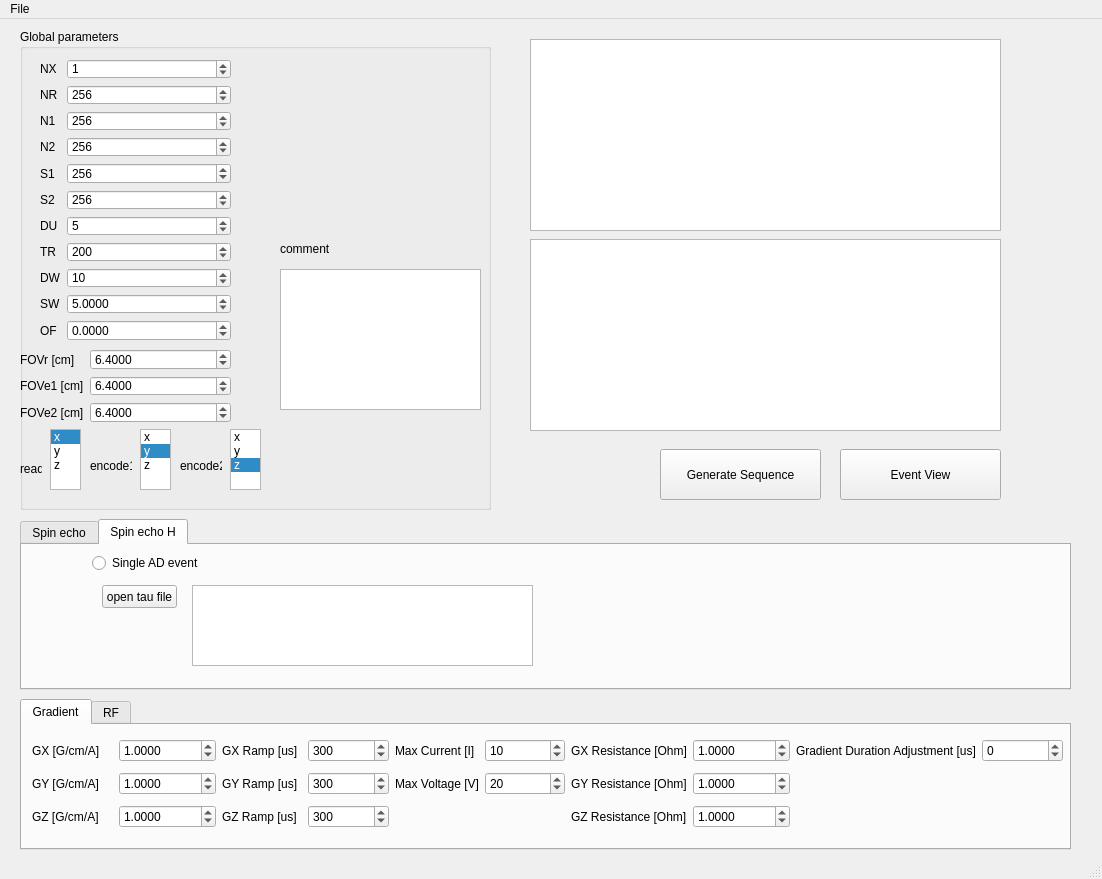
<?xml version="1.0" encoding="UTF-8"?>
<ui version="4.0">
 <class>MainWindow</class>
 <widget class="QMainWindow" name="MainWindow">
  <property name="geometry">
   <rect>
    <x>0</x>
    <y>0</y>
    <width>1102</width>
    <height>879</height>
   </rect>
  </property>
  <property name="windowTitle">
   <string>MainWindow</string>
  </property>
  <widget class="QWidget" name="centralwidget">
   <widget class="QGroupBox" name="groupBox">
    <property name="geometry">
     <rect>
      <x>20</x>
      <y>10</y>
      <width>471</width>
      <height>481</height>
     </rect>
    </property>
    <property name="title">
     <string>Global parameters</string>
    </property>
    <widget class="QWidget" name="formLayoutWidget">
     <property name="geometry">
      <rect>
       <x>20</x>
       <y>30</y>
       <width>191</width>
       <height>282</height>
      </rect>
     </property>
     <layout class="QFormLayout" name="formLayout">
      <item row="0" column="0">
       <widget class="QLabel" name="label_14">
        <property name="text">
         <string>NX</string>
        </property>
       </widget>
      </item>
      <item row="0" column="1">
       <widget class="QSpinBox" name="spinBox_NX">
        <property name="maximum">
         <number>999999999</number>
        </property>
        <property name="singleStep">
         <number>1</number>
        </property>
        <property name="value">
         <number>1</number>
        </property>
       </widget>
      </item>
      <item row="1" column="0">
       <widget class="QLabel" name="label">
        <property name="text">
         <string>NR</string>
        </property>
       </widget>
      </item>
      <item row="1" column="1">
       <widget class="QSpinBox" name="spinBox_NR">
        <property name="maximum">
         <number>999999999</number>
        </property>
        <property name="singleStep">
         <number>16</number>
        </property>
        <property name="value">
         <number>256</number>
        </property>
       </widget>
      </item>
      <item row="2" column="0">
       <widget class="QLabel" name="label_2">
        <property name="text">
         <string>N1</string>
        </property>
       </widget>
      </item>
      <item row="2" column="1">
       <widget class="QSpinBox" name="spinBox_N1">
        <property name="maximum">
         <number>999999999</number>
        </property>
        <property name="singleStep">
         <number>16</number>
        </property>
        <property name="value">
         <number>256</number>
        </property>
       </widget>
      </item>
      <item row="3" column="0">
       <widget class="QLabel" name="label_15">
        <property name="text">
         <string>N2</string>
        </property>
       </widget>
      </item>
      <item row="3" column="1">
       <widget class="QSpinBox" name="spinBox_N2">
        <property name="maximum">
         <number>999999999</number>
        </property>
        <property name="singleStep">
         <number>16</number>
        </property>
        <property name="value">
         <number>256</number>
        </property>
       </widget>
      </item>
      <item row="4" column="0">
       <widget class="QLabel" name="label_16">
        <property name="text">
         <string>S1</string>
        </property>
       </widget>
      </item>
      <item row="4" column="1">
       <widget class="QSpinBox" name="spinBox_S1">
        <property name="maximum">
         <number>999999999</number>
        </property>
        <property name="singleStep">
         <number>16</number>
        </property>
        <property name="value">
         <number>256</number>
        </property>
       </widget>
      </item>
      <item row="5" column="0">
       <widget class="QLabel" name="label_17">
        <property name="text">
         <string>S2</string>
        </property>
       </widget>
      </item>
      <item row="5" column="1">
       <widget class="QSpinBox" name="spinBox_S2">
        <property name="maximum">
         <number>999999999</number>
        </property>
        <property name="singleStep">
         <number>16</number>
        </property>
        <property name="value">
         <number>256</number>
        </property>
       </widget>
      </item>
      <item row="6" column="0">
       <widget class="QLabel" name="label_18">
        <property name="text">
         <string>DU</string>
        </property>
       </widget>
      </item>
      <item row="6" column="1">
       <widget class="QSpinBox" name="spinBox_DU">
        <property name="maximum">
         <number>999999999</number>
        </property>
        <property name="singleStep">
         <number>1</number>
        </property>
        <property name="value">
         <number>5</number>
        </property>
       </widget>
      </item>
      <item row="7" column="0">
       <widget class="QLabel" name="label_19">
        <property name="text">
         <string>TR</string>
        </property>
       </widget>
      </item>
      <item row="7" column="1">
       <widget class="QSpinBox" name="spinBox_TR">
        <property name="maximum">
         <number>999999999</number>
        </property>
        <property name="singleStep">
         <number>100</number>
        </property>
        <property name="value">
         <number>200</number>
        </property>
       </widget>
      </item>
      <item row="8" column="0">
       <widget class="QLabel" name="label_20">
        <property name="text">
         <string>DW</string>
        </property>
       </widget>
      </item>
      <item row="8" column="1">
       <widget class="QSpinBox" name="spinBox_DW">
        <property name="maximum">
         <number>999999999</number>
        </property>
        <property name="singleStep">
         <number>1</number>
        </property>
        <property name="value">
         <number>10</number>
        </property>
       </widget>
      </item>
      <item row="9" column="0">
       <widget class="QLabel" name="label_21">
        <property name="text">
         <string>SW</string>
        </property>
       </widget>
      </item>
      <item row="9" column="1">
       <widget class="QDoubleSpinBox" name="doubleSpinBox_SW">
        <property name="decimals">
         <number>4</number>
        </property>
        <property name="minimum">
         <double>0.000000000000000</double>
        </property>
        <property name="maximum">
         <double>10000000.000000000000000</double>
        </property>
        <property name="value">
         <double>5.000000000000000</double>
        </property>
       </widget>
      </item>
      <item row="10" column="0">
       <widget class="QLabel" name="label_22">
        <property name="text">
         <string>OF</string>
        </property>
       </widget>
      </item>
      <item row="10" column="1">
       <widget class="QDoubleSpinBox" name="doubleSpinBox_OF">
        <property name="decimals">
         <number>4</number>
        </property>
        <property name="minimum">
         <double>-100000000000000000000.000000000000000</double>
        </property>
        <property name="maximum">
         <double>100000000000000000000.000000000000000</double>
        </property>
        <property name="value">
         <double>0.000000000000000</double>
        </property>
       </widget>
      </item>
     </layout>
    </widget>
    <widget class="QWidget" name="formLayoutWidget_3">
     <property name="geometry">
      <rect>
       <x>0</x>
       <y>320</y>
       <width>211</width>
       <height>74</height>
      </rect>
     </property>
     <layout class="QFormLayout" name="formLayout_3">
      <item row="0" column="0">
       <widget class="QLabel" name="label_24">
        <property name="text">
         <string>FOVr [cm]</string>
        </property>
       </widget>
      </item>
      <item row="0" column="1">
       <widget class="QDoubleSpinBox" name="doubleSpinBox_FOVr">
        <property name="decimals">
         <number>4</number>
        </property>
        <property name="minimum">
         <double>0.000000000000000</double>
        </property>
        <property name="maximum">
         <double>100000000000000000000.000000000000000</double>
        </property>
        <property name="value">
         <double>6.400000000000000</double>
        </property>
       </widget>
      </item>
      <item row="1" column="0">
       <widget class="QLabel" name="label_37">
        <property name="text">
         <string>FOVe1 [cm]</string>
        </property>
       </widget>
      </item>
      <item row="1" column="1">
       <widget class="QDoubleSpinBox" name="doubleSpinBox_FOVe1">
        <property name="decimals">
         <number>4</number>
        </property>
        <property name="minimum">
         <double>0.000000000000000</double>
        </property>
        <property name="maximum">
         <double>100000000000000000000.000000000000000</double>
        </property>
        <property name="value">
         <double>6.400000000000000</double>
        </property>
       </widget>
      </item>
      <item row="2" column="0">
       <widget class="QLabel" name="label_38">
        <property name="text">
         <string>FOVe2 [cm]</string>
        </property>
       </widget>
      </item>
      <item row="2" column="1">
       <widget class="QDoubleSpinBox" name="doubleSpinBox_FOVe2">
        <property name="decimals">
         <number>4</number>
        </property>
        <property name="minimum">
         <double>0.000000000000000</double>
        </property>
        <property name="maximum">
         <double>100000000000000000000.000000000000000</double>
        </property>
        <property name="value">
         <double>6.400000000000000</double>
        </property>
       </widget>
      </item>
     </layout>
    </widget>
    <widget class="QTextEdit" name="textEdit_comments">
     <property name="geometry">
      <rect>
       <x>260</x>
       <y>240</y>
       <width>201</width>
       <height>141</height>
      </rect>
     </property>
    </widget>
    <widget class="QLabel" name="label_42">
     <property name="geometry">
      <rect>
       <x>260</x>
       <y>210</y>
       <width>54</width>
       <height>20</height>
      </rect>
     </property>
     <property name="text">
      <string>comment</string>
     </property>
    </widget>
    <widget class="QListWidget" name="listWidget_G_read">
     <property name="geometry">
      <rect>
       <x>30</x>
       <y>400</y>
       <width>31</width>
       <height>61</height>
      </rect>
     </property>
     <property name="selectionRectVisible">
      <bool>true</bool>
     </property>
     <property name="currentRow">
      <number>0</number>
     </property>
     <item>
      <property name="text">
       <string>x</string>
      </property>
     </item>
     <item>
      <property name="text">
       <string>y</string>
      </property>
     </item>
     <item>
      <property name="text">
       <string>z</string>
      </property>
     </item>
    </widget>
    <widget class="QLabel" name="label_40">
     <property name="geometry">
      <rect>
       <x>70</x>
       <y>400</y>
       <width>42</width>
       <height>73</height>
      </rect>
     </property>
     <property name="text">
      <string>encode1</string>
     </property>
    </widget>
    <widget class="QListWidget" name="listWidget_G_encode1">
     <property name="geometry">
      <rect>
       <x>120</x>
       <y>400</y>
       <width>31</width>
       <height>61</height>
      </rect>
     </property>
     <property name="selectionRectVisible">
      <bool>true</bool>
     </property>
     <property name="currentRow">
      <number>1</number>
     </property>
     <item>
      <property name="text">
       <string>x</string>
      </property>
     </item>
     <item>
      <property name="text">
       <string>y</string>
      </property>
     </item>
     <item>
      <property name="text">
       <string>z</string>
      </property>
     </item>
    </widget>
    <widget class="QLabel" name="label_41">
     <property name="geometry">
      <rect>
       <x>160</x>
       <y>400</y>
       <width>42</width>
       <height>73</height>
      </rect>
     </property>
     <property name="text">
      <string>encode2</string>
     </property>
    </widget>
    <widget class="QListWidget" name="listWidget_G_encode2">
     <property name="geometry">
      <rect>
       <x>210</x>
       <y>400</y>
       <width>31</width>
       <height>61</height>
      </rect>
     </property>
     <property name="selectionRectVisible">
      <bool>true</bool>
     </property>
     <property name="currentRow">
      <number>2</number>
     </property>
     <item>
      <property name="text">
       <string>x</string>
      </property>
     </item>
     <item>
      <property name="text">
       <string>y</string>
      </property>
     </item>
     <item>
      <property name="text">
       <string>z</string>
      </property>
     </item>
    </widget>
   </widget>
   <widget class="QTextBrowser" name="textBrowser_history">
    <property name="geometry">
     <rect>
      <x>530</x>
      <y>20</y>
      <width>471</width>
      <height>192</height>
     </rect>
    </property>
   </widget>
   <widget class="QTabWidget" name="tabWidget_ImageParams">
    <property name="geometry">
     <rect>
      <x>20</x>
      <y>500</y>
      <width>1051</width>
      <height>171</height>
     </rect>
    </property>
    <property name="currentIndex">
     <number>1</number>
    </property>
    <widget class="QWidget" name="tab_SE">
     <attribute name="title">
      <string>Spin echo</string>
     </attribute>
     <widget class="QDoubleSpinBox" name="doubleSpinBox_SE_TE">
      <property name="geometry">
       <rect>
        <x>70</x>
        <y>30</y>
        <width>100</width>
        <height>20</height>
       </rect>
      </property>
      <property name="decimals">
       <number>4</number>
      </property>
      <property name="minimum">
       <double>0.000000000000000</double>
      </property>
      <property name="maximum">
       <double>10000000.000000000000000</double>
      </property>
      <property name="value">
       <double>10.000000000000000</double>
      </property>
     </widget>
     <widget class="QLabel" name="label_23">
      <property name="geometry">
       <rect>
        <x>20</x>
        <y>30</y>
        <width>70</width>
        <height>20</height>
       </rect>
      </property>
      <property name="text">
       <string>TE [ms]</string>
      </property>
     </widget>
     <widget class="QCheckBox" name="checkBox_SE_is3D">
      <property name="geometry">
       <rect>
        <x>70</x>
        <y>60</y>
        <width>75</width>
        <height>16</height>
       </rect>
      </property>
      <property name="text">
       <string>3D</string>
      </property>
      <property name="checked">
       <bool>true</bool>
      </property>
     </widget>
    </widget>
    <widget class="QWidget" name="tab_Spinecho_H">
     <attribute name="title">
      <string>Spin echo H</string>
     </attribute>
     <widget class="QPushButton" name="pushButton_open_Spinecho_H_tau">
      <property name="geometry">
       <rect>
        <x>80</x>
        <y>40</y>
        <width>75</width>
        <height>23</height>
       </rect>
      </property>
      <property name="text">
       <string>open tau file</string>
      </property>
     </widget>
     <widget class="QTextBrowser" name="textBrowser_Spinecho_H_tau">
      <property name="geometry">
       <rect>
        <x>170</x>
        <y>40</y>
        <width>341</width>
        <height>81</height>
       </rect>
      </property>
     </widget>
     <widget class="QRadioButton" name="radioButton_ADevent">
      <property name="geometry">
       <rect>
        <x>70</x>
        <y>10</y>
        <width>121</width>
        <height>16</height>
       </rect>
      </property>
      <property name="text">
       <string>Single AD event</string>
      </property>
     </widget>
    </widget>
   </widget>
   <widget class="QTabWidget" name="tabWidget_Hardware">
    <property name="geometry">
     <rect>
      <x>20</x>
      <y>680</y>
      <width>1051</width>
      <height>151</height>
     </rect>
    </property>
    <property name="currentIndex">
     <number>0</number>
    </property>
    <widget class="QWidget" name="tab_Gradient">
     <attribute name="title">
      <string>Gradient</string>
     </attribute>
     <widget class="QWidget" name="gridLayoutWidget">
      <property name="geometry">
       <rect>
        <x>10</x>
        <y>10</y>
        <width>1031</width>
        <height>100</height>
       </rect>
      </property>
      <layout class="QGridLayout" name="gridLayout">
       <item row="0" column="7">
        <widget class="QDoubleSpinBox" name="doubleSpinBox_resistance_x">
         <property name="decimals">
          <number>4</number>
         </property>
         <property name="minimum">
          <double>0.000000000000000</double>
         </property>
         <property name="maximum">
          <double>10000000.000000000000000</double>
         </property>
         <property name="value">
          <double>1.000000000000000</double>
         </property>
        </widget>
       </item>
       <item row="2" column="1">
        <widget class="QDoubleSpinBox" name="doubleSpinBox_GZ">
         <property name="decimals">
          <number>4</number>
         </property>
         <property name="maximum">
          <double>10000000.000000000000000</double>
         </property>
         <property name="value">
          <double>1.000000000000000</double>
         </property>
        </widget>
       </item>
       <item row="2" column="6">
        <widget class="QLabel" name="label_13">
         <property name="text">
          <string>GZ Resistance [Ohm]</string>
         </property>
        </widget>
       </item>
       <item row="0" column="5">
        <widget class="QDoubleSpinBox" name="doubleSpinBox_MaxCurrent">
         <property name="decimals">
          <number>0</number>
         </property>
         <property name="maximum">
          <double>10000000.000000000000000</double>
         </property>
         <property name="value">
          <double>10.000000000000000</double>
         </property>
        </widget>
       </item>
       <item row="1" column="6">
        <widget class="QLabel" name="label_12">
         <property name="text">
          <string>GY Resistance [Ohm]</string>
         </property>
        </widget>
       </item>
       <item row="0" column="6">
        <widget class="QLabel" name="label_11">
         <property name="text">
          <string>GX Resistance [Ohm]</string>
         </property>
        </widget>
       </item>
       <item row="1" column="1">
        <widget class="QDoubleSpinBox" name="doubleSpinBox_GY">
         <property name="decimals">
          <number>4</number>
         </property>
         <property name="maximum">
          <double>10000000.000000000000000</double>
         </property>
         <property name="value">
          <double>1.000000000000000</double>
         </property>
        </widget>
       </item>
       <item row="1" column="5">
        <widget class="QDoubleSpinBox" name="doubleSpinBox_MaxVoltage">
         <property name="decimals">
          <number>0</number>
         </property>
         <property name="maximum">
          <double>10000000.000000000000000</double>
         </property>
         <property name="value">
          <double>20.000000000000000</double>
         </property>
        </widget>
       </item>
       <item row="0" column="4">
        <widget class="QLabel" name="label_6">
         <property name="text">
          <string>Max Current [I]</string>
         </property>
        </widget>
       </item>
       <item row="0" column="3">
        <widget class="QDoubleSpinBox" name="doubleSpinBox_GrampX">
         <property name="decimals">
          <number>0</number>
         </property>
         <property name="minimum">
          <double>0.000000000000000</double>
         </property>
         <property name="maximum">
          <double>10000000.000000000000000</double>
         </property>
         <property name="value">
          <double>300.000000000000000</double>
         </property>
        </widget>
       </item>
       <item row="1" column="4">
        <widget class="QLabel" name="label_10">
         <property name="text">
          <string>Max Voltage [V]</string>
         </property>
        </widget>
       </item>
       <item row="0" column="8">
        <widget class="QLabel" name="label_25">
         <property name="text">
          <string>Gradient Duration Adjustment [us]</string>
         </property>
        </widget>
       </item>
       <item row="0" column="0">
        <widget class="QLabel" name="label_3">
         <property name="text">
          <string>GX [G/cm/A]</string>
         </property>
        </widget>
       </item>
       <item row="0" column="1">
        <widget class="QDoubleSpinBox" name="doubleSpinBox_GX">
         <property name="decimals">
          <number>4</number>
         </property>
         <property name="minimum">
          <double>0.000000000000000</double>
         </property>
         <property name="maximum">
          <double>10000000.000000000000000</double>
         </property>
         <property name="value">
          <double>1.000000000000000</double>
         </property>
        </widget>
       </item>
       <item row="2" column="3">
        <widget class="QDoubleSpinBox" name="doubleSpinBox_GrampZ">
         <property name="decimals">
          <number>0</number>
         </property>
         <property name="minimum">
          <double>0.000000000000000</double>
         </property>
         <property name="maximum">
          <double>10000000.000000000000000</double>
         </property>
         <property name="value">
          <double>300.000000000000000</double>
         </property>
        </widget>
       </item>
       <item row="1" column="0">
        <widget class="QLabel" name="label_4">
         <property name="text">
          <string>GY [G/cm/A]</string>
         </property>
        </widget>
       </item>
       <item row="0" column="2">
        <widget class="QLabel" name="label_7">
         <property name="text">
          <string>GX Ramp [us]</string>
         </property>
        </widget>
       </item>
       <item row="1" column="2">
        <widget class="QLabel" name="label_8">
         <property name="text">
          <string>GY Ramp [us]</string>
         </property>
        </widget>
       </item>
       <item row="2" column="0">
        <widget class="QLabel" name="label_5">
         <property name="text">
          <string>GZ [G/cm/A]</string>
         </property>
        </widget>
       </item>
       <item row="2" column="2">
        <widget class="QLabel" name="label_9">
         <property name="text">
          <string>GZ Ramp [us]</string>
         </property>
        </widget>
       </item>
       <item row="1" column="3">
        <widget class="QDoubleSpinBox" name="doubleSpinBox_GrampY">
         <property name="decimals">
          <number>0</number>
         </property>
         <property name="minimum">
          <double>0.000000000000000</double>
         </property>
         <property name="maximum">
          <double>10000000.000000000000000</double>
         </property>
         <property name="value">
          <double>300.000000000000000</double>
         </property>
        </widget>
       </item>
       <item row="2" column="7">
        <widget class="QDoubleSpinBox" name="doubleSpinBox_resistance_z">
         <property name="decimals">
          <number>4</number>
         </property>
         <property name="minimum">
          <double>0.000000000000000</double>
         </property>
         <property name="maximum">
          <double>10000000.000000000000000</double>
         </property>
         <property name="value">
          <double>1.000000000000000</double>
         </property>
        </widget>
       </item>
       <item row="1" column="7">
        <widget class="QDoubleSpinBox" name="doubleSpinBox_resistance_y">
         <property name="decimals">
          <number>4</number>
         </property>
         <property name="minimum">
          <double>0.000000000000000</double>
         </property>
         <property name="maximum">
          <double>10000000.000000000000000</double>
         </property>
         <property name="value">
          <double>1.000000000000000</double>
         </property>
        </widget>
       </item>
       <item row="0" column="9">
        <widget class="QDoubleSpinBox" name="doubleSpinBox_GDA">
         <property name="decimals">
          <number>0</number>
         </property>
         <property name="minimum">
          <double>-10000000.000000000000000</double>
         </property>
         <property name="maximum">
          <double>10000000.000000000000000</double>
         </property>
         <property name="value">
          <double>0.000000000000000</double>
         </property>
        </widget>
       </item>
      </layout>
     </widget>
    </widget>
    <widget class="QWidget" name="tab_RF">
     <attribute name="title">
      <string>RF</string>
     </attribute>
     <widget class="QPushButton" name="pushButton_RFpulse180">
      <property name="geometry">
       <rect>
        <x>194</x>
        <y>70</y>
        <width>91</width>
        <height>31</height>
       </rect>
      </property>
      <property name="text">
       <string>Open (RF180)</string>
      </property>
     </widget>
     <widget class="QPushButton" name="pushButton_RFpulse90">
      <property name="geometry">
       <rect>
        <x>194</x>
        <y>20</y>
        <width>91</width>
        <height>31</height>
       </rect>
      </property>
      <property name="text">
       <string>Open (RF90)</string>
      </property>
     </widget>
     <widget class="QTextBrowser" name="textBrowser_RFpulse90">
      <property name="geometry">
       <rect>
        <x>290</x>
        <y>20</y>
        <width>351</width>
        <height>31</height>
       </rect>
      </property>
     </widget>
     <widget class="QTextBrowser" name="textBrowser_RFpulse180">
      <property name="geometry">
       <rect>
        <x>290</x>
        <y>70</y>
        <width>351</width>
        <height>31</height>
       </rect>
      </property>
     </widget>
    </widget>
   </widget>
   <widget class="QPushButton" name="pushButton_genSeq">
    <property name="geometry">
     <rect>
      <x>660</x>
      <y>430</y>
      <width>161</width>
      <height>51</height>
     </rect>
    </property>
    <property name="text">
     <string>Generate Sequence</string>
    </property>
   </widget>
   <widget class="QTextBrowser" name="textBrowser_seq">
    <property name="geometry">
     <rect>
      <x>530</x>
      <y>220</y>
      <width>471</width>
      <height>192</height>
     </rect>
    </property>
   </widget>
   <widget class="QPushButton" name="pushButton_ShowEventView">
    <property name="geometry">
     <rect>
      <x>840</x>
      <y>430</y>
      <width>161</width>
      <height>51</height>
     </rect>
    </property>
    <property name="text">
     <string>Event View</string>
    </property>
   </widget>
   <widget class="QLabel" name="label_39">
    <property name="geometry">
     <rect>
      <x>20</x>
      <y>420</y>
      <width>22</width>
      <height>59</height>
     </rect>
    </property>
    <property name="text">
     <string>read</string>
    </property>
   </widget>
  </widget>
  <widget class="QMenuBar" name="menubar">
   <property name="geometry">
    <rect>
     <x>0</x>
     <y>0</y>
     <width>1102</width>
     <height>21</height>
    </rect>
   </property>
   <widget class="QMenu" name="menuFile">
    <property name="title">
     <string>File</string>
    </property>
    <addaction name="actionSaveSeq"/>
    <addaction name="actionOpen_ini_file"/>
    <addaction name="actionSave_ini_file"/>
   </widget>
   <addaction name="menuFile"/>
  </widget>
  <widget class="QStatusBar" name="statusbar"/>
  <action name="actionSaveSeq">
   <property name="text">
    <string>Save seq</string>
   </property>
   <property name="shortcut">
    <string>Ctrl+S</string>
   </property>
  </action>
  <action name="actionOpen_ini_file">
   <property name="text">
    <string>Open ini file</string>
   </property>
  </action>
  <action name="actionSave_ini_file">
   <property name="text">
    <string>Save ini file</string>
   </property>
  </action>
 </widget>
 <tabstops>
  <tabstop>spinBox_NX</tabstop>
  <tabstop>spinBox_NR</tabstop>
  <tabstop>spinBox_N1</tabstop>
  <tabstop>spinBox_N2</tabstop>
  <tabstop>spinBox_S1</tabstop>
  <tabstop>spinBox_S2</tabstop>
  <tabstop>spinBox_DU</tabstop>
  <tabstop>spinBox_TR</tabstop>
  <tabstop>spinBox_DW</tabstop>
  <tabstop>doubleSpinBox_SW</tabstop>
  <tabstop>doubleSpinBox_OF</tabstop>
  <tabstop>tabWidget_ImageParams</tabstop>
  <tabstop>tabWidget_Hardware</tabstop>
  <tabstop>doubleSpinBox_GX</tabstop>
  <tabstop>doubleSpinBox_GY</tabstop>
  <tabstop>doubleSpinBox_GZ</tabstop>
  <tabstop>doubleSpinBox_GrampX</tabstop>
  <tabstop>doubleSpinBox_GrampY</tabstop>
  <tabstop>doubleSpinBox_GrampZ</tabstop>
  <tabstop>doubleSpinBox_MaxCurrent</tabstop>
  <tabstop>doubleSpinBox_MaxVoltage</tabstop>
  <tabstop>doubleSpinBox_resistance_x</tabstop>
  <tabstop>doubleSpinBox_resistance_y</tabstop>
  <tabstop>doubleSpinBox_resistance_z</tabstop>
  <tabstop>pushButton_genSeq</tabstop>
  <tabstop>textBrowser_seq</tabstop>
  <tabstop>textBrowser_history</tabstop>
  <tabstop>doubleSpinBox_SE_TE</tabstop>
  <tabstop>checkBox_SE_is3D</tabstop>
 </tabstops>
 <resources/>
 <connections/>
</ui>
